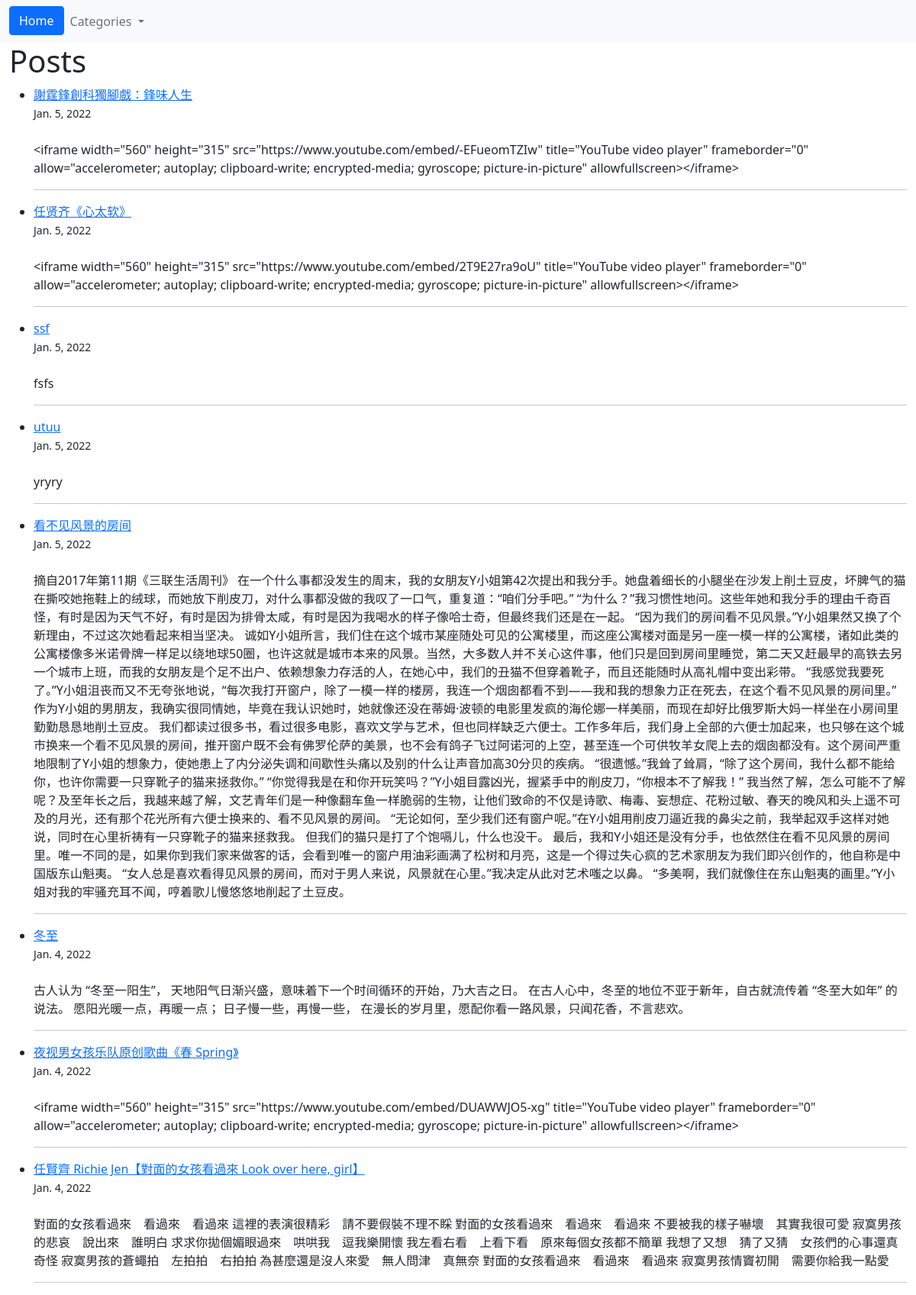
The page / on the database its author committed.
### blog/models.py (models this page shows, shortened)
class Post(models.Model):
    title = models.CharField(max_length= 255)
    author = models.ForeignKey(User, on_delete= models.CASCADE)
    body = models.TextField(max_length= 7000)
    post_date = models.DateField(auto_now_add= True)
    category = models.CharField(max_length= 255, default = 'China')

### blog/views.py (the view)
# urls.py: path('', HomeView.as_view(), name = "home"),
class  HomeView(ListView):
    model = Post
    template_name = 'home.html'
    cats = Category.objects.all()
    ordering =['-post_date']
    def get_context_data(self, *args, **kwargs):
        cat_menu = Category.objects.all()
        context = super(HomeView, self).get_context_data(*args, **kwargs)
        context["cat_menu"] = cat_menu
        return context

### blog/models.py (called while the page is built)
    def __str__(self):
        return self.name

### blog/templates/home.html
{%  extends 'base.html' %}
{%  block content %}
<h1> Posts </h1>
<ul>
{%  for post in object_list %}
    <li> <a href="{% url 'article_detail' post.pk %}"> {{ post.title }}</a> <br/>  <small> {{ post.post_date}} </small> <br/> <br/>
        {{ post.body }} </li> <hr>
{% endfor %}
</ul>
{%  endblock %}

### rows shown on the page
Post: title "謝霆鋒創科獨腳戲：鋒味人生", post_date "Jan. 5, 2022", body "<iframe width=\"560\" height=\"315\" src=\"https://www.youtube.com/embed/-EFueomTZIw\" title=\"YouTube video player\" frameborder=\"0\" allow=\"accelerometer; autoplay; clipboard-write; encrypted-media; gyroscope; picture-in-picture\" allowfullscreen></iframe>"
Post: title "任贤齐《心太软》", post_date "Jan. 5, 2022", body "<iframe width=\"560\" height=\"315\" src=\"https://www.youtube.com/embed/2T9E27ra9oU\" title=\"YouTube video player\" frameborder=\"0\" allow=\"accelerometer; autoplay; clipboard-write; encrypted-media; gyroscope; picture-in-picture\" allowfullscreen></iframe>"
Post: title "ssf", post_date "Jan. 5, 2022", body "fsfs"
Post: title "utuu", post_date "Jan. 5, 2022", body "yryry"
Post: title "看不见风景的房间", post_date "Jan. 5, 2022", body "摘自2017年第11期《三联生活周刊》 在一个什么事都没发生的周末，我的女朋友Y小姐第42次提出和我分手。她盘着细长的小腿坐在沙发上削土豆皮，坏脾气的猫在撕咬她拖鞋上的绒球，而她放下削皮刀，对什么事都没做的我叹了一口气，重复道：“咱们分手吧。” “为什么？”我习惯性地问。这些年她和我分手的理由千奇百怪，有时是因为天气不好，有时是因为排骨太咸，有时是因为我喝水的样子像哈士奇，但最终我们还是在一起。 “因为我们的房间看不见风景。”Y小姐果然又换了个新理由，不过这次她看起来相当坚决。 诚如Y小姐所言，我们住在这个城市某座随处可见的公寓楼里，而这座公寓楼对面是另一座一模一样的公寓楼，诸如此类的公寓楼像多米诺骨牌一样足以绕地球50圈，也许这就是城市本来的风景。当然，大多数人并不关心这件事，他们只是回到房间里睡觉，第二天又赶最早的高铁去另一个城市上班，而我的女朋友是个足不出户、依赖想象力存活的人，在她心中，我们的丑猫不但穿着靴子，而且还能随时从高礼帽中变出彩带。 “我感觉我要死了。”Y小姐沮丧而又不无夸张地说，“每次我打开窗户，除了一模一样的楼房，我连一个烟囱都看不到——我和我的想象力正在死去，在这个看不见风景的房间里。” 作为Y小姐的男朋友，我确实很同情她，毕竟在我认识她时，她就像还没在蒂姆·波顿的电影里发疯的海伦娜一样美丽，而现在却好比俄罗斯大妈一样坐在小房间里勤勤恳恳地削土豆皮。…"
Post: title "冬至", post_date "Jan. 4, 2022", body "古人认为 “冬至一阳生”， 天地阳气日渐兴盛，意味着下一个时间循环的开始，乃大吉之日。 在古人心中，冬至的地位不亚于新年，自古就流传着 “冬至大如年” 的说法。 愿阳光暖一点，再暖一点； 日子慢一些，再慢一些， 在漫长的岁月里，愿配你看一路风景，只闻花香，不言悲欢。"
Post: title "夜视男女孩乐队原创歌曲《春 Spring》", post_date "Jan. 4, 2022", body "<iframe width=\"560\" height=\"315\" src=\"https://www.youtube.com/embed/DUAWWJO5-xg\" title=\"YouTube video player\" frameborder=\"0\" allow=\"accelerometer; autoplay; clipboard-write; encrypted-media; gyroscope; picture-in-picture\" allowfullscreen></iframe>"
Post: title "任賢齊 Richie Jen【對面的女孩看過來 Look over here, girl】", post_date "Jan. 4, 2022", body "對面的女孩看過來 看過來 看過來 這裡的表演很精彩 請不要假裝不理不睬 對面的女孩看過來 看過來 看過來 不要被我的樣子嚇壞 其實我很可愛 寂寞男孩的悲哀 說出來 誰明白 求求你拋個媚眼過來 哄哄我 逗我樂開懷 我左看右看 上看下看 原來每個女孩都不簡單 我想了又想 猜了又猜 女孩們的心事還真奇怪 寂寞男孩的蒼蠅拍 左拍拍 右拍拍 為甚麼還是沒人來愛 無人問津 真無奈 對面的女孩看過來 看過來 看過來 寂寞男孩情竇初開 需要你給我一點愛"
